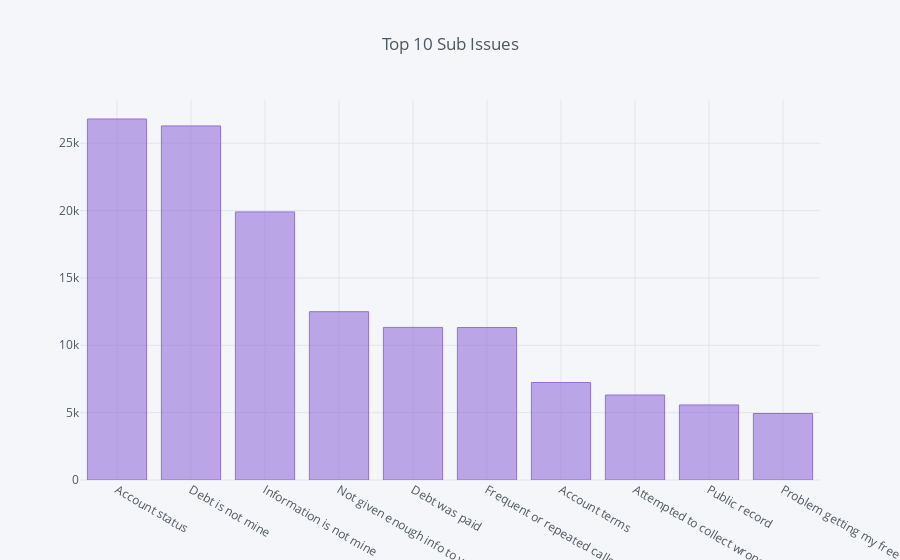

Notebook cell for this chart:
### Markdown cell above
We find that, most complaints received by the **CFPB** are on **Loan modification, collection, and foreclosure**, followed by complaints on **Incorrect information on credit report**.

### Code cell
df['SUB_ISSUE'].str.strip("'").value_counts()[0:10].iplot(kind='bar',
                                                          title='Top 10 Sub Issues',fontsize=14,color='#9370DB')

### Figure 1 — Plotly figure (JSON) as saved in the notebook; plotly's stock layout.template omitted (floating-point values rounded to 4 significant figures)
{"data": [{"marker": {"color": "rgba(147, 112, 219, 0.6)", "line": {"color": "rgba(147, 112, 219, 1.0)", "width": 1}}, "name": "SUB_ISSUE", "orientation": "v", "text": "", "type": "bar", "uid": "ed4675e3-a28f-400e-84c6-7f864385e842", "x": ["Account status", "Debt is not mine", "Information is not mine", "Not given enough info to verify debt", "Debt was paid", "Frequent or repeated calls", "Account terms", "Attempted to collect wrong amount", "Public record", "Problem getting my free annual report"], "y": [26798, 26285, 19900, 12496, 11328, 11320, 7240, 6308, 5573, 4937]}], "layout": {"legend": {"bgcolor": "#F5F6F9", "font": {"color": "#4D5663"}}, "paper_bgcolor": "#F5F6F9", "plot_bgcolor": "#F5F6F9", "title": {"font": {"color": "#4D5663"}, "text": "Top 10 Sub Issues"}, "xaxis": {"gridcolor": "#E1E5ED", "showgrid": true, "tickfont": {"color": "#4D5663"}, "title": {"font": {"color": "#4D5663"}, "text": ""}, "zerolinecolor": "#E1E5ED"}, "yaxis": {"gridcolor": "#E1E5ED", "showgrid": true, "tickfont": {"color": "#4D5663"}, "title": {"font": {"color": "#4D5663"}, "text": ""}, "zerolinecolor": "#E1E5ED"}}}
